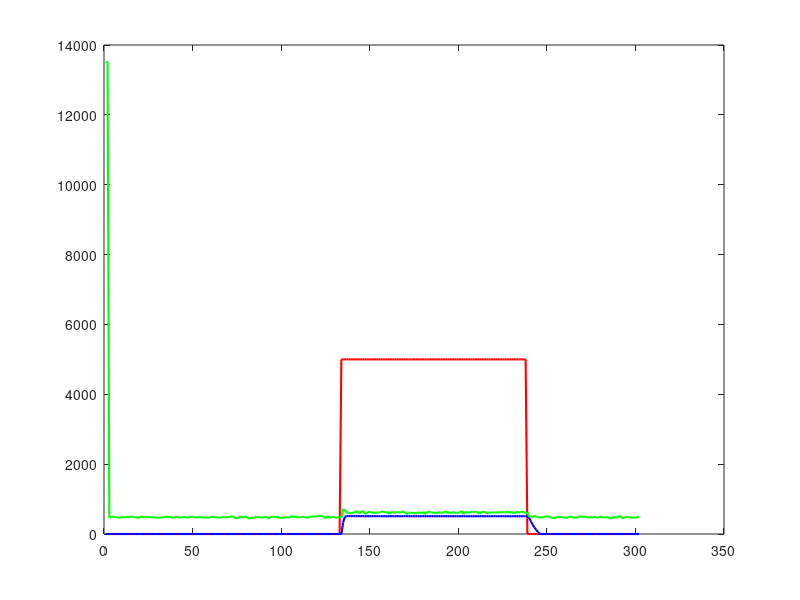

Recreate this plot in MATLAB. (Note: this script raises an error after producing the figure.)
%**************************************************************************
% AUTHOR: Danny Turpo 02/02/2021
% DESCRIPTION: 
%
% 
% *************************************************************************

%% INICIALIZACION:
clear all; clc;
close all

YU = dlmread('Step.txt');  % Lectura del archivo
u = [0;0;YU(1:300, 1)];  % Separacion de la entrada u(PWMvalue)
w = [0;0;YU(1:300, 2)];  % Velocidad angular (RPM)
ia = [0;0;YU(1:300, 3)]; % Corriente RW (volts)
t=length(w);

%% Tratamiento
U = u';
W = w'*2*pi/60;
I = (2500-ia')/0.185;
U = U.';
W = W.';
I = I.';
%% GRAFICAS DE “U”, “W” y “I” USANDO DATOS TXT:
plot(U, '-r', 'LineWidth', 1.5); 
hold on;
plot(W, '-b', 'LineWidth', 1.5);
plot(I, '-g', 'LineWidth', 1.5);

%% Formacion de Y y F:

% velocidad angular
Y1 = W(3:t);
F1 = [W(2:t-1), W(1:t-2), U(2:t-1), U(1:t-2)];

% corriente
Y2 = I(3:t);
F2= [I(2:t-1), I(1:t-2), U(2:t-1), U(1:t-2)];
%% Calculo de parametros ARX por ecuacion normal:
% velocidad angular
TETA1 = inv(F1'*F1)*F1'*Y1;
TETA1
% 1.0097   -0.1489    5.7263   -0.7180

% corriente
TETA2 = inv(F2'*F2)*F2'*Y2;
TETA2
% 0.4854    0.2924    0.0054   -0.0052

%% Funcion transferencia velocidad angular
%N1 = [5.7263 -0.7180]; % numerador
%D1 = [1, -1.0097 0.1489]; % denominador (se cambia de signo)
N1 = TETA1(3:4)' % numerador
D1 = [1,-TETA1(1:2)'] % denominador (se cambia de signo)

%% Calcular la respuesta "W":
[W, x] = dlsim(N1, D1, U);

%% Desplegar los datos:

figure(1);
plot(W, '-k', 'LineWidth', 1.5);
title('Respuesta ARX identificado de motor');
